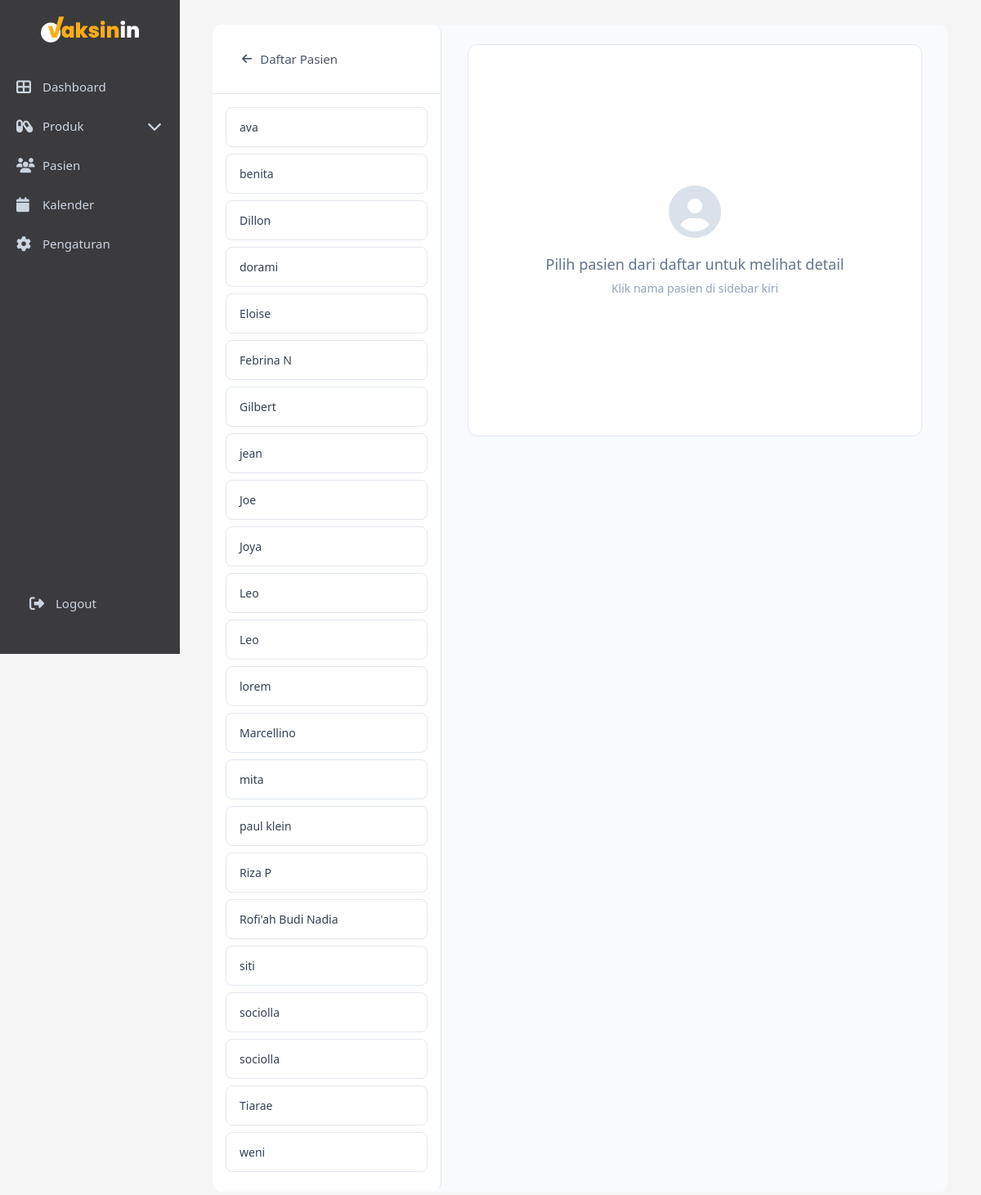
Page /admin/patient_detail.php on the committed database.
### tables this page shows
CREATE TABLE `patients` (
  `id` int NOT NULL,
  `no_rekam_medis` varchar(20) NOT NULL,
  `nama_lengkap` varchar(100) NOT NULL,
  `nama_panggilan` varchar(50) DEFAULT NULL,
  `tanggal_lahir` date NOT NULL,
  `usia` int DEFAULT NULL,
  `kategori_usia` enum('Anak','Dewasa') NOT NULL,
  `jenis_kelamin` enum('L','P') NOT NULL,
  `nik` varchar(16) DEFAULT NULL,
  `paspor` varchar(20) DEFAULT NULL,
  `kebangsaan` varchar(50) DEFAULT 'Indonesia',
  `pekerjaan` varchar(100) DEFAULT NULL,
  `nama_wali` varchar(100) DEFAULT NULL,
  `riwayat_alergi` text,
  `riwayat_penyakit` text,
  `riwayat_obat` text,
  `pelayanan` varchar(50) NOT NULL,
  `created_at` timestamp NOT NULL DEFAULT CURRENT_TIMESTAMP,
  `updated_at` timestamp NOT NULL DEFAULT CURRENT_TIMESTAMP ON UPDATE CURRENT_TIMESTAMP
);

### admin/patient_detail.php (the view, shortened to what the rows shown need)
<?php
include "../config.php";
$patient_id = isset($_GET['id']) ? intval($_GET['id']) : 0;
$query_all_patients = "SELECT id, nama_lengkap FROM patients ORDER BY nama_lengkap ASC";
$result_all_patients = mysqli_query($conn, $query_all_patients);
?>
<!DOCTYPE html>
<html lang="id">
<head>
    <link rel="stylesheet" href="css/admin.css">
    <link rel="stylesheet" href="css/patient_detail.css">
    <link rel="stylesheet" href="css/sidebar-toggle.css">
    <link rel="stylesheet" href="https://cdnjs.cloudflare.com/ajax/libs/font-awesome/6.4.0/css/all.min.css">
</head>
<body>
    <div class="main-content">
        <div class="patient-detail-container">
            <div class="patient-list-sidebar">
                <div class="patient-list">
                    <?php while ($patient = mysqli_fetch_assoc($result_all_patients)): ?>
                        <a href="?id=<?= $patient['id'] ?>"
                           class="patient-item <?= $patient['id'] == $patient_id ? 'active' : '' ?>">
                            <?= htmlspecialchars($patient['nama_lengkap']) ?>
                        </a>
                    <?php endwhile; ?>
                </div>
            </div>
        </div>
    </div>
</body>
</html>

### rows in the picture
patients: nama_lengkap "ava"
patients: nama_lengkap "benita"
patients: nama_lengkap "Dillon"
patients: nama_lengkap "dorami"
patients: nama_lengkap "Eloise"
patients: nama_lengkap "Febrina N"
patients: nama_lengkap "Gilbert"
patients: nama_lengkap "jean"
patients: nama_lengkap "Joe"
patients: nama_lengkap "Joya"
patients: nama_lengkap "Leo"
patients: nama_lengkap "Leo"
patients: nama_lengkap "lorem"
patients: nama_lengkap "Marcellino"
patients: nama_lengkap "mita"
patients: nama_lengkap "paul klein"
patients: nama_lengkap "Riza P"
patients: nama_lengkap "Rofi'ah Budi Nadia"
patients: nama_lengkap "siti"
patients: nama_lengkap "sociolla"
patients: nama_lengkap "sociolla"
patients: nama_lengkap "Tiarae"
patients: nama_lengkap "weni"
